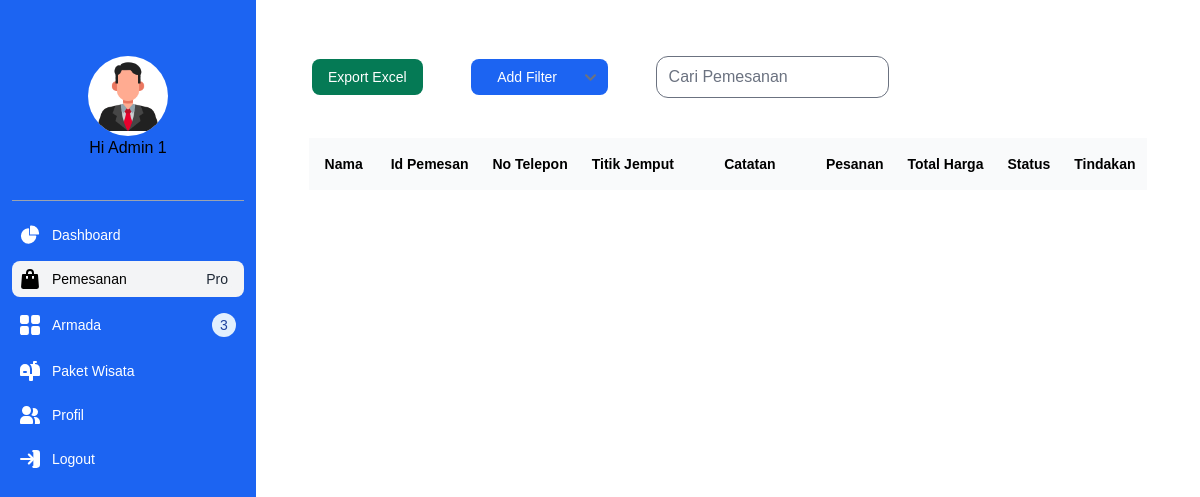
Before: /app/admin/transaksi/index.php (signed in) with the older database file.
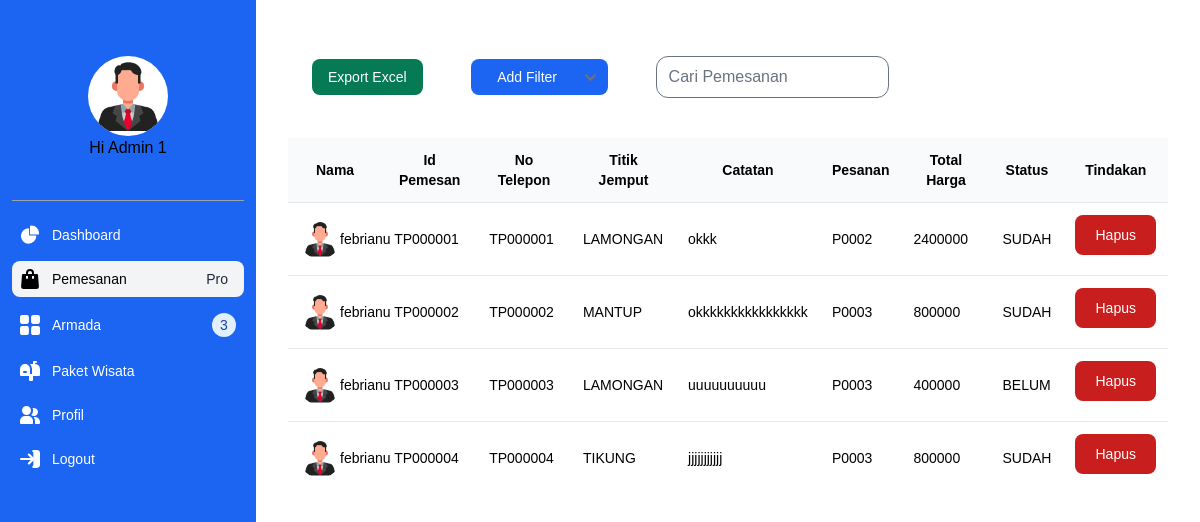
After: the same page with the newer database file.
### tables this page shows
CREATE TABLE `pemesanan` (
  `ID_PEMESANAN` char(8) NOT NULL,
  `ID_PAKET` char(8) DEFAULT NULL,
  `ID_USER` char(8) DEFAULT NULL,
  `CATATAN_PESANAN` varchar(256) DEFAULT NULL,
  `JUMLAH_PESANAN` int(11) NOT NULL,
  `TOTAL_HARGA` bigint(20) NOT NULL,
  `TANGGAL_PEMESANAN` date NOT NULL DEFAULT current_timestamp(),
  `TITIK_JEMPUT_PEMESANAN` varchar(256) NOT NULL,
  `STATUS_PEMESANAN` varchar(16) NOT NULL DEFAULT 'BELUM'
);

### app/database.php (called while the page is built, shortened)
<?php
	function getAllPemesanan(){
		try {
		   $statement = DB->prepare("SELECT * FROM pemesanan");
		   $statement->execute();
			return $statement->fetchAll(PDO::FETCH_ASSOC);
		} catch (PDOException $err) {
			echo $err->getMessage();
		}
	}
?>

### app/admin/transaksi/index.php (the view, shortened to what this page needs)
<?php
    $title = "Transaksi";
    require("../../database.php");
    include(BASEPATH."/assets/inc/admin/layouts/header.php");
    $transactions = getAllPemesanan();
?>
<div class="container mx-auto p-4">
    <div class="flex flex-col  sm:flex-row items-center justify-start mb-4">
        <a href="excel.php" class="m-6 sm:mb-0 sm:mr-4 inline-block px-4 py-2 text-sm font-medium text-center text-white bg-green-600 rounded-lg hover:bg-green-700 focus:ring-4 focus:outline-none focus:ring-green-300 whitespace-nowrap">Export Excel</a>
        <select name="cars" id="cars" class="m-6 border-white border-none inline-block px-4 py-2 text-sm font-medium text-center text-white bg-blue-600 rounded-lg hover:bg-blue-700 focus:ring-4 focus:outline-none focus:ring-blue-300 whitespace-nowrap mr-3">
                <option value="volvo">Add Filter</option>
        </select>
        <div class="m-6 relative flex items-center">
            <input type="text" name="search" placeholder="Cari Pemesanan" autocomplete="off" aria-label="Cari Pemesanan" class="w-full sm:w-64 pr-3 pl-10 py-2 placeholder-gray-500 text-black rounded-xl ring-gray-300 focus:ring-gray-500 focus:ring-2">
        </div>
    </div>
    <div class="overflow-x-auto w-full">
        <div class="min-w-full flex justify-center">
            <table class="min-w-full divide-y divide-gray-200">
                <thead class="bg-gray-50">
                    <tr>
                        <th class="p-4 text-sm font-semibold tracking-wide text-center">Nama</th>
                        <th class="p-3 text-sm font-semibold tracking-wide text-center">Id Pemesan</th>
                        <th class="p-3 text-sm font-semibold tracking-wide text-center">No Telepon</th>
                        <th class="p-3 text-sm font-semibold tracking-wide text-center">Titik Jemput</th>
                        <th class="p-3 text-sm font-semibold tracking-wide text-center w-32">Catatan</th>
                        <th class="p-3 text-sm font-semibold tracking-wide text-center">Pesanan</th>
                        <th class="p-3 text-sm font-semibold tracking-wide text-center">Total Harga</th>
                        <th class="p-3 text-sm font-semibold tracking-wide text-center">Status</th>
                        <th class="p-3 text-sm font-semibold tracking-wide text-center">Tindakan</th>
                    </tr>
                </thead>
                <tbody class="bg-white divide-y divide-gray-200">
                    <?php foreach($transactions as $transaction): ?>
                    <tr>
                        <td class="p-3 text-sm tracking-wide text-left">
                            <div class="flex items-center">
                                <img class="rounded-full w-10 h-10" src="<?=BASEURL?>/assets/img/man.png" alt="icon man">
                                <p class="ml-3"><?= $transaction['ID_USER'] ?></p>
                            </div>
                        </td>
                        <td class="p-3 text-sm tracking-wide text-left whitespace-nowrap"><?= $transaction['ID_PEMESANAN']  ?></td>
                        <td class="p-3 text-sm tracking-wide text-left"><?= $transaction['ID_PEMESANAN']  ?></td>
                        <td class="p-3 text-sm tracking-wide text-left"><?= $transaction['TITIK_JEMPUT_PEMESANAN'] ?></td>
                        <td class="p-3 text-sm tracking-wide text-left"><?= $transaction['CATATAN_PESANAN'] ?></td>
                        <td class="p-3 text-sm tracking-wide text-left"><?= $transaction['ID_PAKET']  ?></td>
                        <td class="p-3 text-sm tracking-wide text-left"><?= $transaction['TOTAL_HARGA'] ?></td>
                        <td class="p-3 text-sm tracking-wide text-left"><?= $transaction['STATUS_PEMESANAN'] ?></td>
                        <td class="p-3 text-sm tracking-wide text-left">
                            <button type="button" class="focus:outline-none text-white bg-red-700 hover:bg-red-800 focus:ring-4 focus:ring-red-300 font-medium rounded-lg text-sm px-5 py-2.5 me-2 mb-2 dark:bg-red-600 dark:hover:bg-red-700 dark:focus:ring-red-900">Hapus</button>
                        </td>
                    </tr>
                    <?php endforeach; ?>
                </tbody>
            </table>
        </div>
    </div>
</div>
<?php include(BASEPATH."/assets/inc/admin/layouts/footer.php"); ?>

### assets/inc/admin/layouts/header.php (shortened to what this page needs)
<!DOCTYPE html>
<html lang="en">
  <head>
    <link rel="stylesheet" href="<?=BASEURL?>/dist/output.css" />
  </head>
  <body>
    <aside
      id="default-sidebar"
      class="fixed top-0 left-0 z-40 w-64 h-screen transition-transform -translate-x-full sm:translate-x-0"
      aria-label="Sidebar"
    >
      <div
        class="h-full px-3 py-4 overflow-y-auto bg-blue-600 dark:bg-gray-800"
      >
        <div
          class="flex py-10 w-full justify-center items-center flex-col border-b-[1px] border-gray-400 border-solid"
        >
          <div class="rounded-full h-20 w-20 overflow-hidden bg-white">
            <img src="<?=BASEURL?>/assets/img/man.png" alt="" />
          </div>
          <h2>Hi Admin 1</h2>
        </div>
        <ul class="space-y-2 font-medium mt-4 text-sm">
          <li>
            <a
              href="<?=BASEURL?>/app/admin/index.php"
              class="flex items-center p-2  rounded-lg <?=$title=='Dashboard' ? 'bg-gray-100 text-black': 'text-white' ?> hover:bg-blue-400  group"
            >
              <svg
                class="w-5 h-5  transition duration-75 <?=$title=='Dashboard' ? 'text-black':'text-white'?>"
                aria-hidden="true"
                xmlns="http://www.w3.org/2000/svg"
                fill="currentColor"
                viewBox="0 0 22 21"
              >
                <path
                  d="M16.975 11H10V4.025a1 1 0 0 0-1.066-.998 8.5 8.5 0 1 0 9.039 9.039.999.999 0 0 0-1-1.066h.002Z"
                />
                <path
                  d="M12.5 0c-.157 0-.311.01-.565.027A1 1 0 0 0 11 1.02V10h8.975a1 1 0 0 0 1-.935c.013-.188.028-.374.028-.565A8.51 8.51 0 0 0 12.5 0Z"
                />
              </svg>
              <span class="ms-3">Dashboard</span>
            </a>
          </li>
          <li>
            <a
              href="<?=BASEURL?>/app/admin/transaksi/index.php"
              class="flex items-center p-2 rounded-lg <?=$title=='Transaksi' ? 'bg-gray-100 text-black': 'text-white' ?> hover:bg-blue-400  group"
            >
              <svg
                class="flex-shrink-0 w-5 h-5 transition duration-75 <?=$title=='Transaksi' ? 'text-black':'text-white'?>"
                aria-hidden="true"
                xmlns="http://www.w3.org/2000/svg"
                fill="currentColor"
                viewBox="0 0 18 20"
              >
                <path
                  d="M17 5.923A1 1 0 0 0 16 5h-3V4a4 4 0 1 0-8 0v1H2a1 1 0 0 0-1 .923L.086 17.846A2 2 0 0 0 2.08 20h13.84a2 2 0 0 0 1.994-2.153L17 5.923ZM7 9a1 1 0 0 1-2 0V7h2v2Zm0-5a2 2 0 1 1 4 0v1H7V4Zm6 5a1 1 0 1 1-2 0V7h2v2Z"
                />
              </svg>
              <span class="flex-1 ms-3 whitespace-nowrap">Pemesanan</span>
              <span
                class="inline-flex items-center justify-center px-2 ms-3 text-sm font-medium text-gray-800 bg-gray-100 rounded-full dark:bg-gray-700 dark:text-gray-300"
                >Pro</span
              >
            </a>
          </li>
          <li>
            <a
              href="<?=BASEURL?>/app/admin/armada/index.php"
              class="flex items-center p-2 rounded-lg <?=$title=='Armada' ? 'bg-gray-100 text-black': 'text-white' ?> hover:bg-blue-400 group"
            >
              <svg
                class="flex-shrink-0 w-5 h-5 transition duration-75 <?=$title=='Armada' ? 'text-black':'text-white'?>"
                aria-hidden="true"
                xmlns="http://www.w3.org/2000/svg"
                fill="currentColor"
                viewBox="0 0 18 18"
              >
                <path
                  d="M6.143 0H1.857A1.857 1.857 0 0 0 0 1.857v4.286C0 7.169.831 8 1.857 8h4.286A1.857 1.857 0 0 0 8 6.143V1.857A1.857 1.857 0 0 0 6.143 0Zm10 0h-4.286A1.857 1.857 0 0 0 10 1.857v4.286C10 7.169 10.831 8 11.857 8h4.286A1.857 1.857 0 0 0 18 6.143V1.857A1.857 1.857 0 0 0 16.143 0Zm-10 10H1.857A1.857 1.857 0 0 0 0 11.857v4.286C0 17.169.831 18 1.857 18h4.286A1.857 1.857 0 0 0 8 16.143v-4.286A1.857 1.857 0 0 0 6.143 10Zm10 0h-4.286A1.857 1.857 0 0 0 10 11.857v4.286c0 1.026.831 1.857 1.857 1.857h4.286A1.857 1.857 0 0 0 18 16.143v-4.286A1.857 1.857 0 0 0 16.143 10Z"
                />
              </svg>
              <span class="flex-1 ms-3 whitespace-nowrap">Armada</span>
              <span
                class="inline-flex items-center justify-center w-3 h-3 p-3 ms-3 text-sm font-medium text-blue-800 bg-blue-100 rounded-full dark:bg-white dark:text-blue-300"
                >3</span
              >
            </a>
          </li>
          <li>
            <a
              href="<?=BASEURL?>/app/admin/paket/index.php"
              class="flex items-center p-2 rounded-lg <?=$title=='Paket Wisata' ? 'bg-gray-100 text-black': 'text-white' ?> hover:bg-blue-400 group"
            >
              <svg
                class="flex-shrink-0 w-5 h-5 transition duration-75 <?=$title=='Paket Wisata' ? 'text-black':'text-white'?>"
                aria-hidden="true"
                xmlns="http://www.w3.org/2000/svg"
                fill="currentColor"
                viewBox="0 0 20 20"
              >
                <path
                  d="m17.418 3.623-.018-.008a6.713 6.713 0 0 0-2.4-.569V2h1a1 1 0 1 0 0-2h-2a1 1 0 0 0-1 1v2H9.89A6.977 6.977 0 0 1 12 8v5h-2V8A5 5 0 1 0 0 8v6a1 1 0 0 0 1 1h8v4a1 1 0 0 0 1 1h2a1 1 0 0 0 1-1v-4h6a1 1 0 0 0 1-1V8a5 5 0 0 0-2.582-4.377ZM6 12H4a1 1 0 0 1 0-2h2a1 1 0 0 1 0 2Z"
                />
              </svg>
              <span class="flex-1 ms-3 whitespace-nowrap">Paket Wisata</span>
            </a>
          </li>
          <li>
            <a
              href="<?=BASEURL?>/app/admin/profile.php"
              class="flex items-center p-2 rounded-lg <?=$title=='Profil' ? 'bg-gray-100 text-black': 'text-white' ?> hover:bg-blue-400 group"
            >
              <svg
                class="flex-shrink-0 w-5 h-5  transition duration-75 <?=$title=='Profil' ? 'text-black':'text-white'?>"
                aria-hidden="true"
                xmlns="http://www.w3.org/2000/svg"
                fill="currentColor"
                viewBox="0 0 20 18"
              >
                <path
                  d="M14 2a3.963 3.963 0 0 0-1.4.267 6.439 6.439 0 0 1-1.331 6.638A4 4 0 1 0 14 2Zm1 9h-1.264A6.957 6.957 0 0 1 15 15v2a2.97 2.97 0 0 1-.184 1H19a1 1 0 0 0 1-1v-1a5.006 5.006 0 0 0-5-5ZM6.5 9a4.5 4.5 0 1 0 0-9 4.5 4.5 0 0 0 0 9ZM8 10H5a5.006 5.006 0 0 0-5 5v2a1 1 0 0 0 1 1h11a1 1 0 0 0 1-1v-2a5.006 5.006 0 0 0-5-5Z"
                />
              </svg>
              <span class="flex-1 ms-3 whitespace-nowrap">Profil</span>
            </a>
          </li>
          <li>
            <a
              href="<?=BASEURL?>/app/admin/logout.php"
              class="flex items-center p-2 rounded-lg text-white hover:bg-blue-400 group"
            >
              <span class="flex-1 ms-3 whitespace-nowrap">Logout</span>
            </a>
          </li>
        </ul>
      </div>
    </aside>
    <div class="p-4 sm:ml-64">

### assets/inc/admin/layouts/footer.php (shortened to what this page needs)
</div>

Changed rows visible on the page:
added pemesanan: ID_USER "febrianu", ID_PEMESANAN "TP000001", TITIK_JEMPUT_PEMESANAN "LAMONGAN", CATATAN_PESANAN "okkk", ID_PAKET "P0002", TOTAL_HARGA "2400000", STATUS_PEMESANAN "SUDAH"
added pemesanan: ID_USER "febrianu", ID_PEMESANAN "TP000002", TITIK_JEMPUT_PEMESANAN "MANTUP", CATATAN_PESANAN "okkkkkkkkkkkkkkkk", ID_PAKET "P0003", TOTAL_HARGA "800000", STATUS_PEMESANAN "SUDAH"
added pemesanan: ID_USER "febrianu", ID_PEMESANAN "TP000003", TITIK_JEMPUT_PEMESANAN "LAMONGAN", CATATAN_PESANAN "uuuuuuuuuu", ID_PAKET "P0003", TOTAL_HARGA "400000", STATUS_PEMESANAN "BELUM"
added pemesanan: ID_USER "febrianu", ID_PEMESANAN "TP000004", TITIK_JEMPUT_PEMESANAN "TIKUNG", CATATAN_PESANAN "jjjjjjjjjjj", ID_PAKET "P0003", TOTAL_HARGA "800000", STATUS_PEMESANAN "SUDAH"
